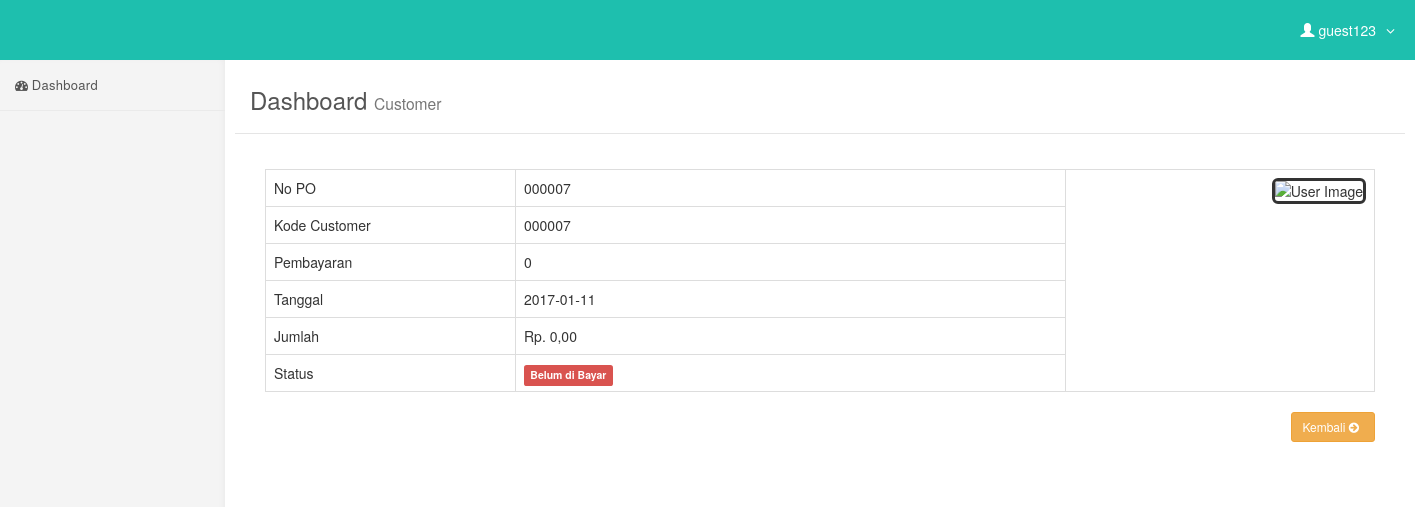
Screenshot of /customer/detail-konfirmasi.php?hal=detail&kd=9 (signed in) with the database file from the repository.
### tables this page shows
CREATE TABLE `konfirmasi` (
  `id_kon` int(6) NOT NULL,
  `nopo` varchar(10) NOT NULL,
  `kd_cus` varchar(15) NOT NULL,
  `bayar_via` varchar(20) NOT NULL,
  `tanggal` date NOT NULL,
  `jumlah` int(10) NOT NULL,
  `bukti_transfer` varchar(50) NOT NULL,
  `status` enum('Bayar','Belum') NOT NULL
);

### customer/detail-konfirmasi.php (the view)
<?php include('header.php'); ?>
    <div id="page-wrapper">
        <div class="content-header">
            <div class="container">
                <h3>Dashboard <small>Customer</small></h3>
            </div>
        </div>
        <div class="container-fluid">
            <div class="row">
                <div class="col-md-12">
                       <?php
                    $query = mysqli_query($koneksi, "SELECT * FROM konfirmasi WHERE id_kon='$_GET[kd]'");
                    $data  = mysqli_fetch_array($query);
                    ?>
                                <div class="panel-body">
                    <table id="example" class="table table-bordered">
                    <tr>
                    <td>No PO</td>
                    <td><?php echo $data['nopo']; ?></td>
                    <td rowspan="9"><div class="pull-right image">
                            <img src="<?php echo $data['bukti_transfer']; ?>" class="img-rounded" height="300" width="250" alt="User Image" style="border: 3px solid #333333;" />
                        </div></td>
                    </tr>
                    <tr>
                    <td width="250">Kode Customer</td>
                    <td width="550"><?php echo $data['kd_cus']; ?></td>
                    </tr>
                    <tr>
                    <td>Pembayaran</td>
                    <td><?php echo $data['bayar_via']; ?></td>
                    </tr>
                    <tr>
                    <td>Tanggal</td>
                    <td><?php echo $data['tanggal']; ?></td>
                    </tr>
                    <tr>
                    <td>Jumlah</td>
                    <td>Rp. <?php echo number_format($data['jumlah'],2,",",".");?></td>
                    </tr>
                    <tr>
                    <td>Status</td>
                    <td><?php
                            if($data['status'] == 'Bayar'){
                                echo '<span class="label label-success">Sudah di Bayar</span>';
                            }
                            else if ($data['status'] == 'Belum' ){
                                echo '<span class="label label-danger">Belum di Bayar</span>';
                            }
                    ?></td>
                    </tr>
                   </table>
               <div class="text-right">
                <a href="index.php" class="btn btn-sm btn-warning"> Kembali <i class="fa fa-arrow-circle-right"></i></a>
                </div>
                </div>
            </div>
        </div>
    </div>
<?php include('footer.php'); ?>

### customer/header.php (style rules this page uses)
body { overflow-x: hidden; }
.fa { padding-right: 5px; }
.content-header { background: #fff; border-bottom: 1px solid rgba(0, 0, 0, 0.1); padding: 15px 0; margin-bottom: 20px; }
.content-header h3 { margin: 0px; color: #555; font-weight: 400; margin-bottom: 5px !important; }
@media (min-width:768px) { body { margin-top: 50px; } }
#page-wrapper { width: 100%; padding: 0; background-color: #fff; }
@media (min-width:768px) { #page-wrapper { padding: 22px 10px; } }

### rows the page displays
konfirmasi: nopo "000007", kd_cus "000007", bayar_via "0", tanggal "2017-01-11", jumlah "0,00"

### other values shown
$_SESSION['fullname'] "guest123"
